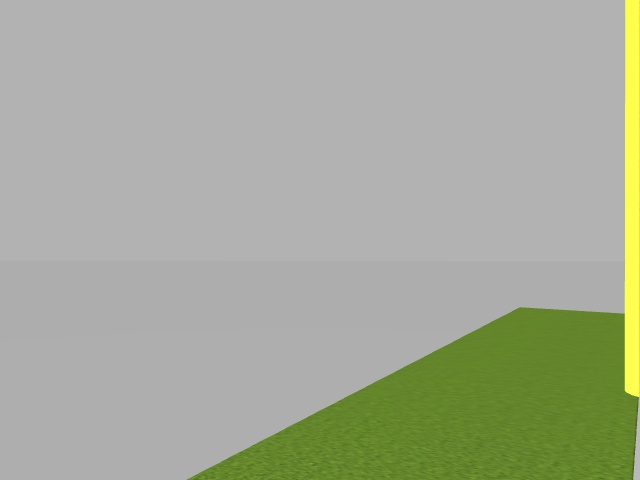
#> input picture imagefinally2/Img-obstacle5.png, 640 x 480 px, found by its file name
$ python test1.py
#> lines starting #> are read from the running program, lines starting #| are printed output that depends on the picture; after the words box and inside, x2 and y2 are one past the last pixel; in counts of white or black regions, pixels touching at a corner belong together
"""
# _*_ coding:utf-8 _*_
Name:.py
Date:
Author:zzdr112
connet:zzdr12
"""
import numpy as np
print("GET IT")
# import sys
# sys.path.remove('/opt/ros/kinetic/lib/python2.7/dist-packages')
import cv2
img1 = cv2.imread("./Img-obstacle5.png")
#> img1 is the input picture: shape (480, 640, 3); mean B, G, R 153.8, 171.2, 166
img2 = cv2.imread("./Img-obstacle6.png")
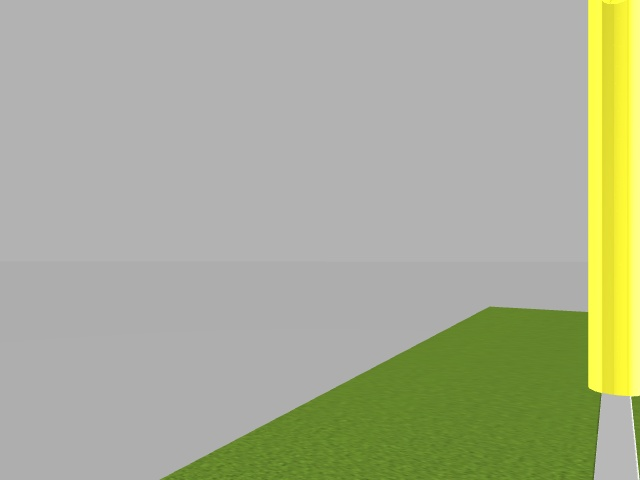
#> input picture imagefinally2/Img-obstacle6.png, 640 x 480 px, found by its file name
#> img2 is the input picture: shape (480, 640, 3); mean B, G, R 149.3, 174.5, 169.6
cv2.imshow("src", img2)

r, g, b = cv2.split(img1)
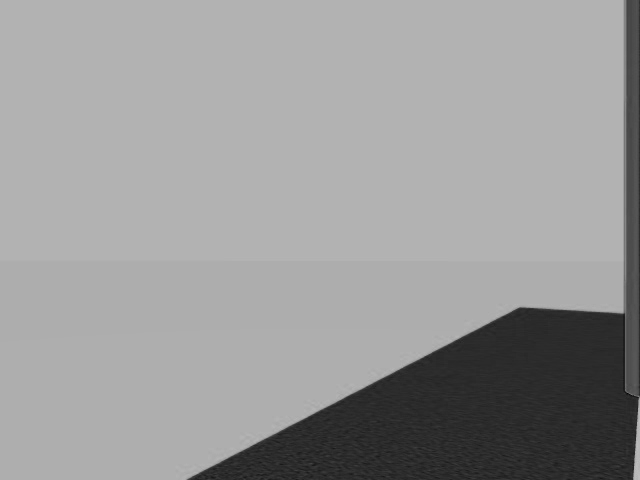
#> r: shape (480, 640); min 3, max 191, mean 153.8
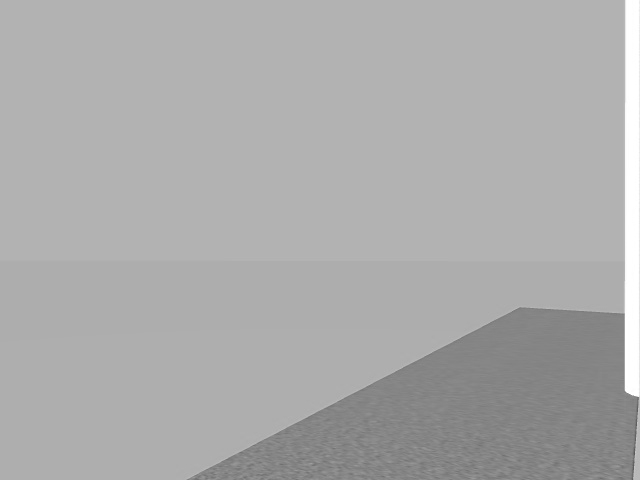
#> g: shape (480, 640); min 86, max 255, mean 171.2
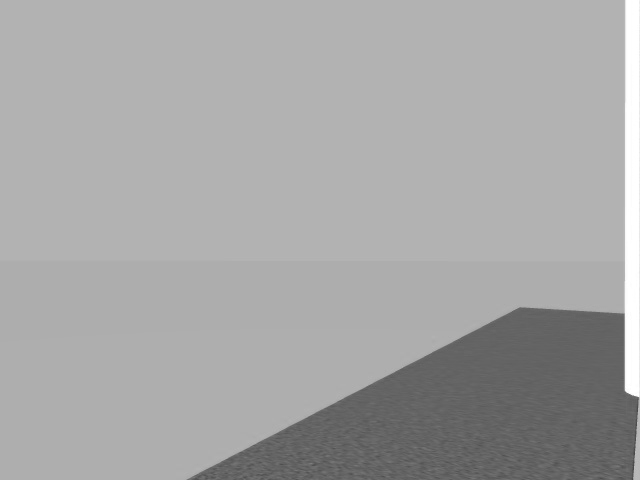
#> b: shape (480, 640); min 70, max 255, mean 166
g_b = cv2.subtract(g, b)
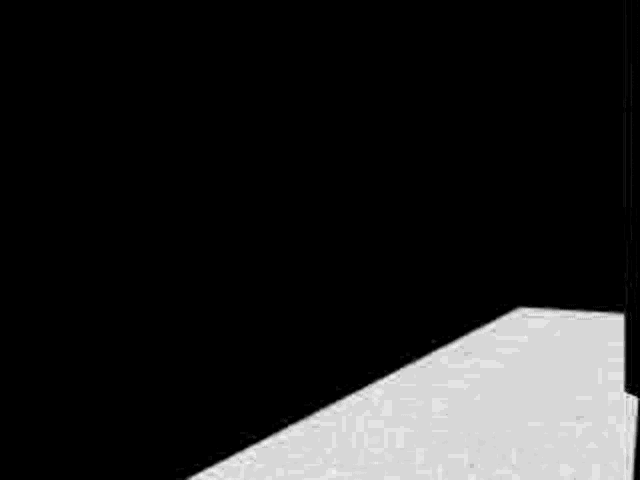
#> g_b: shape (480, 640); min 0, max 39, mean 5.2; drawn with min black and max white
cv2.imshow("g_b", g_b)
# for i in range(0,10):
#     ret1, binary1 = cv2.threshold(g_b, 20, 255, cv2.THRESH_BINARY)
#     cv2.imshow("binary" + str(i*5), binary1)
ret1, binary1 = cv2.threshold(g_b, 20, 255, cv2.THRESH_BINARY)
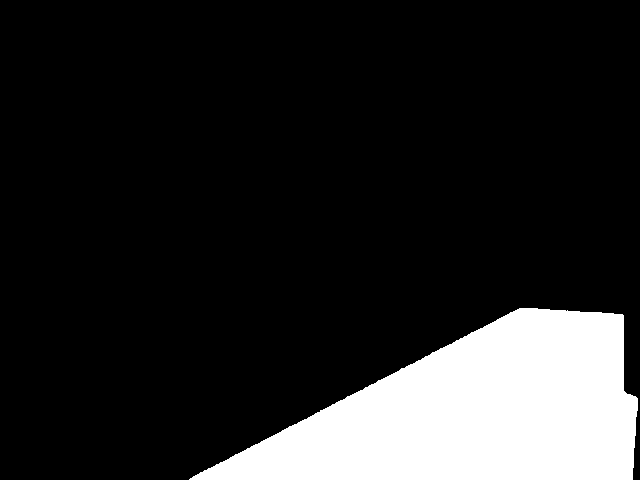
#> binary1: shape (480, 640); 15.4% white; 1 white region, box (x1, y1, x2, y2) and area: (189, 308, 638, 480) 47273
cv2.imshow("binary" + str(255), binary1)
kernel_9 = np.ones((7, 7), np.uint8)  # 4x4的卷积核
# erosion = cv2.erode(binary1, kernel_4, iterations=1)
dilation = cv2.dilate(binary1, kernel_9, iterations=1)
#> dilation: shape (480, 640); 16.2% white; 1 white region, box (x1, y1, x2, y2) and area: (186, 305, 640, 480) 49667
cv2.imshow("dilation" + str(255), dilation)
edges = cv2.Canny(dilation,50,150,apertureSize=3)
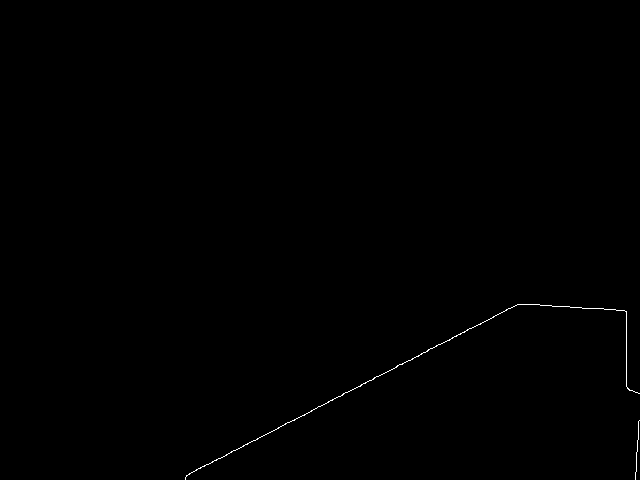
#> edges: shape (480, 640); 0.21% white in thin lines or dots, all inside (x1, y1, x2, y2) = (185, 304, 640, 480)
cv2.imshow("edges" + str(255), edges)
lines = cv2.HoughLines(edges, 1, np.pi / 180, 200)  # 函数将通过步长为1的半径和步长为π/180的角来搜索所有可能的直线
#> lines = None
#> (the run stopped early here; a loop or call above may not have finished)
